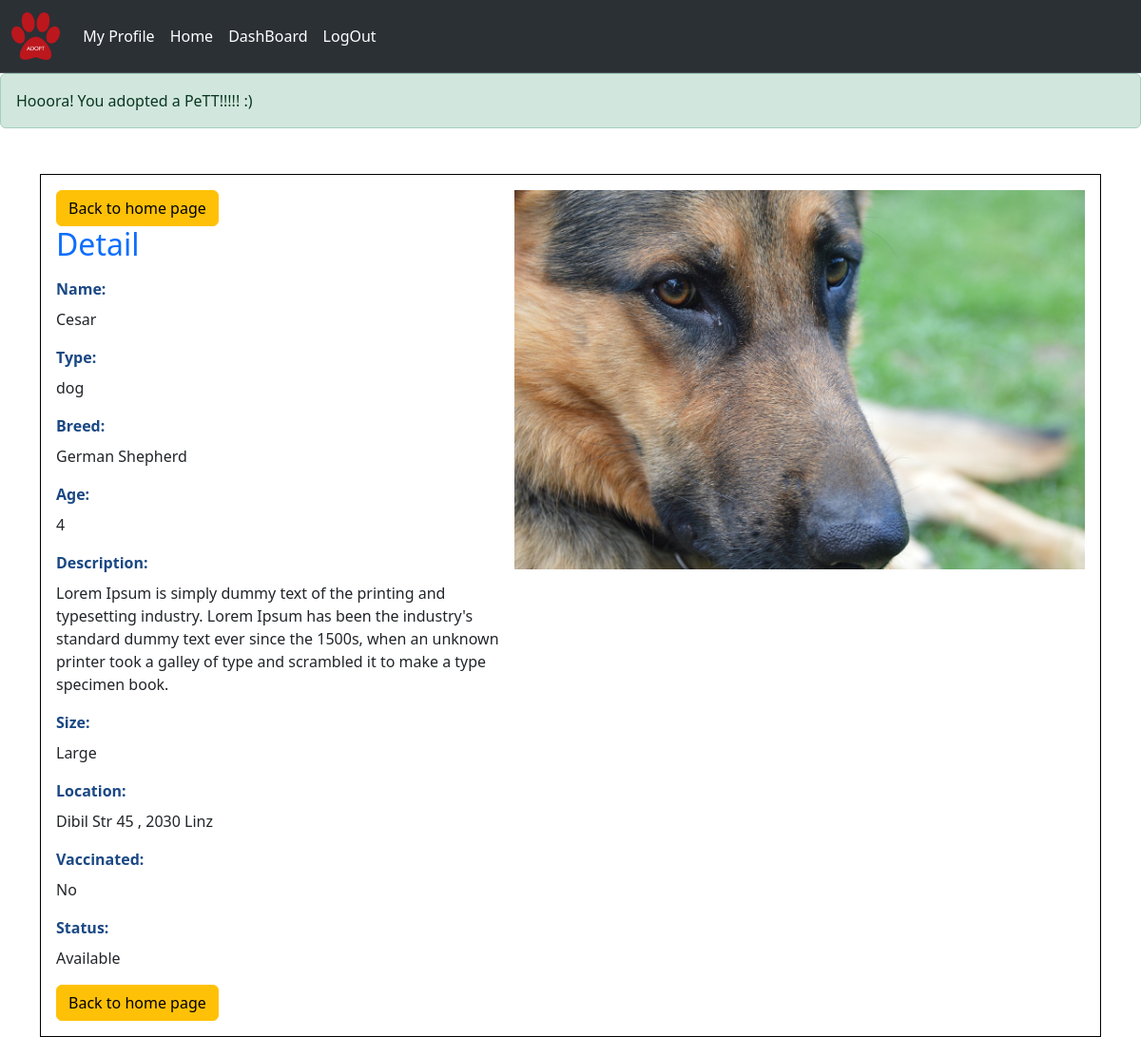
Screenshot of /detail.php?pet_id=3 (signed in) with the database file from the repository.
### tables this page shows
CREATE TABLE `animal` (
  `id` int(11) NOT NULL,
  `name` varchar(255) NOT NULL,
  `picture` varchar(255) NOT NULL,
  `location` varchar(255) NOT NULL,
  `description` varchar(1000) NOT NULL,
  `size` enum('Small','Medium','Large') DEFAULT 'Small',
  `age` smallint(6) DEFAULT NULL,
  `vaccinated` enum('Yes','No') DEFAULT 'Yes',
  `status` enum('Adopted','Available') DEFAULT 'Available',
  `type` varchar(100) DEFAULT NULL,
  `breed` varchar(100) DEFAULT NULL
);

### public/functions.php (called while the page is built, shortened)
<?php
function retreive_form_database($connect ,$sql) {
    $result = mysqli_query($connect , $sql);
    $row = mysqli_fetch_assoc($result);
    if (mysqli_num_rows($result) > 0) {
        return $row;
    }
    return false;
}
?>

### detail.php (the view, shortened to what this page needs)
<?php
    if (!isset($_SESSION['adm']) && !isset($_SESSION['user'])) {
            header( "Location: login.php" );
    } else if (isset($_SESSION['user'])) {
        $user_id = $_SESSION['user'];
    } elseif (isset($_SESSION['adm']) ) {
        $user_id = $_SESSION['adm'];
    }
    require_once "public/db_connect.php";
    include_once "public/functions.php";
    $pet_id = 0;
    $layout = "";
    if (isset($_GET['adoption'])) {
        if ($_GET['adoption'] == "yes") {
            $adoption = True;
        }
    } else if (isset($_GET['pet_id'])) {
        $pet_id = intval($_GET['pet_id']);
    }
    if (isset($_GET['pet_id']))  {
        $sql = "INSERT INTO `pet_adoption`(`user_id`, `pet_id`, `adoption_date`) VALUES ($user_id,$pet_id,NOW())";
        if (mysqli_query($connect, $sql)) {
            $sql ="UPDATE `animal` SET `status`='Adopted' WHERE id =".$pet_id;
            if (mysqli_query($connect, $sql)) {
                $layout .= "<div class='alert alert-success' role='alert'>
                Hooora! You adopted a PeTT!!!!! :)
                </div>";
            } else {
            $layout .= "<div class='alert alert-danger' role='alert'>
            Try Again Later....:(! ,
            </div>";
            header("refresh : 3 , url = home.php");
            }
        } else {
            $layout .= "<div class='alert alert-danger' role='alert'>
            Try Again Later....:(!
            </div>";
            header("refresh : 3 , url = home.php");
        }
    }
    $name = $name_error = $breed = $breed_error = $age = $age_error ="";
    $type = $type_error = $description = $description_error = $location = $location_error = "";
    $sql = "select * from animal where id =". $pet_id;
    $row = retreive_form_database($connect ,$sql);
    if ($row) {
        $name = $row['name'];
        $breed = $row['breed'];
        $age = $row['age'];
        $type = $row['type'];
        $size = $row['size'];
        $description = $row['description'];
        $location = $row['location'];
        $vaccinated = $row['vaccinated'];
        $status = $row['status'];
        $picture = $row['picture'];
    }
?>
<!DOCTYPE html>
<html lang="en">
<head>
    <link rel="stylesheet" href="css/main.css">
    <link href="https://cdn.jsdelivr.net/npm/bootstrap@5.3.0/dist/css/bootstrap.min.css"  rel="stylesheet">
</head>
<body>
    <?php
        include  "public/navbar.php";
    ?>
    <?= $layout ?>
    <div class="container mt-5">
    <div class="grid-container border border-black p-3">
    <div>
            <a href="home.php" class="btn btn-warning">Back to home page</a>
            <div>
                <h2 class="text-primary">Detail</h2>
            </div>
            <div class="mb-3 mt-3 w-90">
                <label for="name" class= "form-label">Name: </label><br><?=$name ?>
            </div>
            <div class="mb-3 w-90">
                <label for="type" class="form-label">Type: </label><br><?=$type ?>
            </div>
            <div class="mb-3 w-90">
                <label for="breed" class="form-label">Breed: </label><br><?=$breed ?>
            </div>
            <div class="mb-3 w-90">
                <label for="age" class="form-label">Age:</label><br><?=$age ?>
            </div>
            <div class="mb-3 mt-3 w-90">
                <label for="description" class= "form-label">Description:</label><br><?=$description ?>
            </div>
            <div class="mb-3 w-90">
                <label for="size" class="form-label">Size:</label><br><?=$size ?>
            </div>
            <div class="mb-3 mt-3 w-90">
                <label for="location" class= "form-label">Location:</label><br><?=$location ?>
            </div>
            <div class="mb-3 mt-3 w-90">
                <label for="vaccinated" class= "form-label">Vaccinated:</label><br><?=$vaccinated ?>
            </div>
            <div class="mb-3 mt-3 w-90">
                <label for="vaccinated" class= "form-label">Status:</label><br><?=$status ?>
            </div>
            <a href="home.php" class="btn btn-warning">Back to home page</a>
    </div>
    <div>
        <div class="mb-3 d-flex justify-content-center ">
            <img src="picture_animal/<?= $picture ?>" class="home_pic" >
        </div>
    </div>
    </div>
    </div>
</body>
</html>

### CSS/main.css (style rules this page uses)
body,html { padding : 0px; margin: 0px; box-sizing: border-box; }
.home_pic { width: 600px; }
.grid-container { display: grid; grid-template-columns: auto auto ; grid-gap: 10px; }
.form-label { font-weight: bold; color:rgb(26, 72, 132) }

### rows the page displays
animal: name "Cesar", type "dog", breed "German Shepherd", age "4", description "Lorem Ipsum is simply dummy text of the printing and typesetting industry. Lorem Ipsum has been the industry's standard dummy text ever since the 1500s, when an unknown printer took a galley of type and scrambled it to make a type specimen book.", size "Large", location "Dibil Str 45 , 2030 Linz", vaccinated "No", status "Available", picture (picture)
